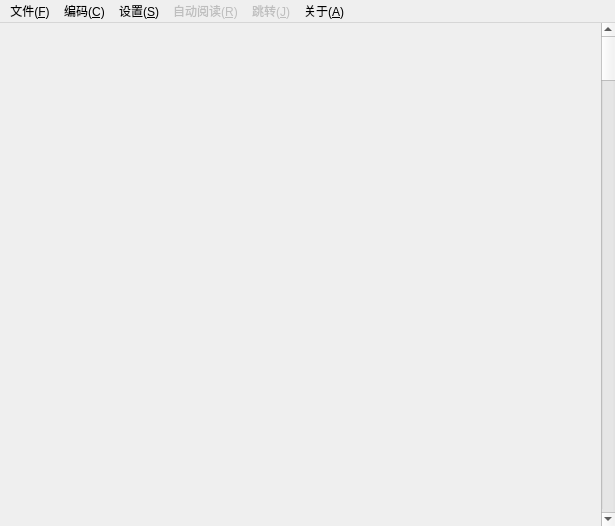
<?xml version="1.0" encoding="UTF-8"?>
<ui version="4.0">
 <class>MainWindow</class>
 <widget class="QMainWindow" name="MainWindow">
  <property name="geometry">
   <rect>
    <x>0</x>
    <y>0</y>
    <width>615</width>
    <height>526</height>
   </rect>
  </property>
  <property name="windowTitle">
   <string>POPKC阅读软件</string>
  </property>
  <widget class="QWidget" name="centralWidget">
   <layout class="QHBoxLayout" name="horizontalLayout">
    <property name="spacing">
     <number>0</number>
    </property>
    <property name="leftMargin">
     <number>0</number>
    </property>
    <property name="topMargin">
     <number>0</number>
    </property>
    <property name="rightMargin">
     <number>0</number>
    </property>
    <property name="bottomMargin">
     <number>0</number>
    </property>
    <item>
     <widget class="WidgetFull" name="widgetFull" native="true">
      <property name="focusPolicy">
       <enum>Qt::ClickFocus</enum>
      </property>
     </widget>
    </item>
    <item>
     <widget class="WidgetOneLine" name="widgetOneLine" native="true"/>
    </item>
    <item>
     <widget class="QScrollBar" name="verticalScrollBar">
      <property name="orientation">
       <enum>Qt::Vertical</enum>
      </property>
     </widget>
    </item>
   </layout>
  </widget>
  <widget class="QMenuBar" name="menuBar">
   <property name="geometry">
    <rect>
     <x>0</x>
     <y>0</y>
     <width>615</width>
     <height>28</height>
    </rect>
   </property>
   <widget class="QMenu" name="menuFile">
    <property name="title">
     <string>文件(&amp;F)</string>
    </property>
    <widget class="QMenu" name="menuRecentFiles">
     <property name="title">
      <string>最近打开的文件(&amp;F)</string>
     </property>
    </widget>
    <addaction name="actionOpen"/>
    <addaction name="menuRecentFiles"/>
    <addaction name="separator"/>
    <addaction name="actionExit"/>
   </widget>
   <widget class="QMenu" name="menuCodec">
    <property name="title">
     <string>编码(&amp;C)</string>
    </property>
    <widget class="QMenu" name="menuLmcl">
     <property name="title">
      <string>乱码处理(&amp;L)</string>
     </property>
     <addaction name="actionMoveNext"/>
     <addaction name="actionMovePrev"/>
    </widget>
    <addaction name="actionGBK"/>
    <addaction name="actionBig5"/>
    <addaction name="actionUTF_8"/>
    <addaction name="actionUTF_16"/>
    <addaction name="actionUTF_16BE"/>
    <addaction name="actionShift_JIS"/>
    <addaction name="actionEUC_KR"/>
    <addaction name="separator"/>
    <addaction name="menuLmcl"/>
   </widget>
   <widget class="QMenu" name="menuConfig">
    <property name="title">
     <string>设置(&amp;S)</string>
    </property>
    <addaction name="actionConfig"/>
    <addaction name="actionShowTray"/>
    <addaction name="separator"/>
    <addaction name="actionFullMode"/>
    <addaction name="actionOneLineMode"/>
   </widget>
   <widget class="QMenu" name="menuAutoRead">
    <property name="enabled">
     <bool>false</bool>
    </property>
    <property name="title">
     <string>自动阅读(&amp;R)</string>
    </property>
    <addaction name="actionRead"/>
    <addaction name="actionAutoRoll"/>
   </widget>
   <widget class="QMenu" name="menu_3">
    <property name="title">
     <string>关于(&amp;A)</string>
    </property>
    <addaction name="actionAboutQt"/>
   </widget>
   <widget class="QMenu" name="menuJump">
    <property name="enabled">
     <bool>false</bool>
    </property>
    <property name="title">
     <string>跳转(&amp;J)</string>
    </property>
    <addaction name="actionSearch"/>
    <addaction name="actionIndex"/>
   </widget>
   <addaction name="menuFile"/>
   <addaction name="menuCodec"/>
   <addaction name="menuConfig"/>
   <addaction name="menuAutoRead"/>
   <addaction name="menuJump"/>
   <addaction name="menu_3"/>
  </widget>
  <action name="actionOpen">
   <property name="text">
    <string>打开(&amp;O)...</string>
   </property>
   <property name="shortcut">
    <string>Ctrl+O</string>
   </property>
  </action>
  <action name="actionExit">
   <property name="text">
    <string>退出(&amp;X)</string>
   </property>
  </action>
  <action name="actionGBK">
   <property name="checkable">
    <bool>true</bool>
   </property>
   <property name="text">
    <string notr="true">&amp;GBK</string>
   </property>
  </action>
  <action name="actionBig5">
   <property name="checkable">
    <bool>true</bool>
   </property>
   <property name="text">
    <string notr="true">&amp;Big5</string>
   </property>
  </action>
  <action name="actionUTF_8">
   <property name="checkable">
    <bool>true</bool>
   </property>
   <property name="text">
    <string notr="true">UTF-&amp;8</string>
   </property>
  </action>
  <action name="actionUTF_16">
   <property name="checkable">
    <bool>true</bool>
   </property>
   <property name="text">
    <string notr="true">&amp;UTF-16</string>
   </property>
  </action>
  <action name="actionMoveNext">
   <property name="text">
    <string>后移一个字节(&amp;N)</string>
   </property>
  </action>
  <action name="actionMovePrev">
   <property name="text">
    <string>前移一个字节(&amp;P)</string>
   </property>
  </action>
  <action name="actionShift_JIS">
   <property name="checkable">
    <bool>true</bool>
   </property>
   <property name="text">
    <string notr="true">Shift_&amp;JIS</string>
   </property>
  </action>
  <action name="actionSystem">
   <property name="checkable">
    <bool>true</bool>
   </property>
   <property name="text">
    <string notr="true">System</string>
   </property>
  </action>
  <action name="actionwindows_949">
   <property name="text">
    <string>windows-949</string>
   </property>
  </action>
  <action name="actionEUC_KR">
   <property name="checkable">
    <bool>true</bool>
   </property>
   <property name="text">
    <string notr="true">EUC-&amp;KR</string>
   </property>
  </action>
  <action name="actionConfig">
   <property name="text">
    <string>设置(&amp;S)...</string>
   </property>
  </action>
  <action name="actionFullMode">
   <property name="checkable">
    <bool>true</bool>
   </property>
   <property name="text">
    <string>完整模式(&amp;F)</string>
   </property>
  </action>
  <action name="actionOneLineMode">
   <property name="checkable">
    <bool>true</bool>
   </property>
   <property name="text">
    <string>一行模式(&amp;O)</string>
   </property>
  </action>
  <action name="actionRead">
   <property name="checkable">
    <bool>true</bool>
   </property>
   <property name="text">
    <string>朗读(&amp;R)</string>
   </property>
   <property name="shortcut">
    <string notr="true">Ctrl+F12</string>
   </property>
   <property name="shortcutContext">
    <enum>Qt::ApplicationShortcut</enum>
   </property>
  </action>
  <action name="actionAboutQt">
   <property name="text">
    <string>关于&amp;Qt</string>
   </property>
  </action>
  <action name="actionSearch">
   <property name="text">
    <string>查找(&amp;F)...</string>
   </property>
   <property name="shortcut">
    <string>Ctrl+F</string>
   </property>
  </action>
  <action name="actionIndex">
   <property name="text">
    <string>章节索引(&amp;I)...</string>
   </property>
   <property name="shortcut">
    <string>Ctrl+I</string>
   </property>
  </action>
  <action name="actionAutoRoll">
   <property name="checkable">
    <bool>true</bool>
   </property>
   <property name="text">
    <string>自动滚屏(&amp;A)</string>
   </property>
   <property name="shortcut">
    <string>Return</string>
   </property>
  </action>
  <action name="actionShowTray">
   <property name="checkable">
    <bool>true</bool>
   </property>
   <property name="text">
    <string>显示托盘(&amp;T)</string>
   </property>
  </action>
  <action name="actionUTF_16BE">
   <property name="checkable">
    <bool>true</bool>
   </property>
   <property name="text">
    <string>U&amp;TF-16BE</string>
   </property>
  </action>
 </widget>
 <layoutdefault spacing="6" margin="11"/>
 <customwidgets>
  <customwidget>
   <class>WidgetFull</class>
   <extends>QWidget</extends>
   <header>core/widgetfull.h</header>
   <container>1</container>
  </customwidget>
  <customwidget>
   <class>WidgetOneLine</class>
   <extends>QWidget</extends>
   <header>core/widgetoneline.h</header>
   <container>1</container>
  </customwidget>
 </customwidgets>
 <resources/>
 <connections>
  <connection>
   <sender>actionOpen</sender>
   <signal>triggered()</signal>
   <receiver>MainWindow</receiver>
   <slot>actionOpenTriggered()</slot>
   <hints>
    <hint type="sourcelabel">
     <x>-1</x>
     <y>-1</y>
    </hint>
    <hint type="destinationlabel">
     <x>307</x>
     <y>262</y>
    </hint>
   </hints>
  </connection>
 </connections>
 <slots>
  <slot>actionOpenTriggered()</slot>
 </slots>
</ui>
